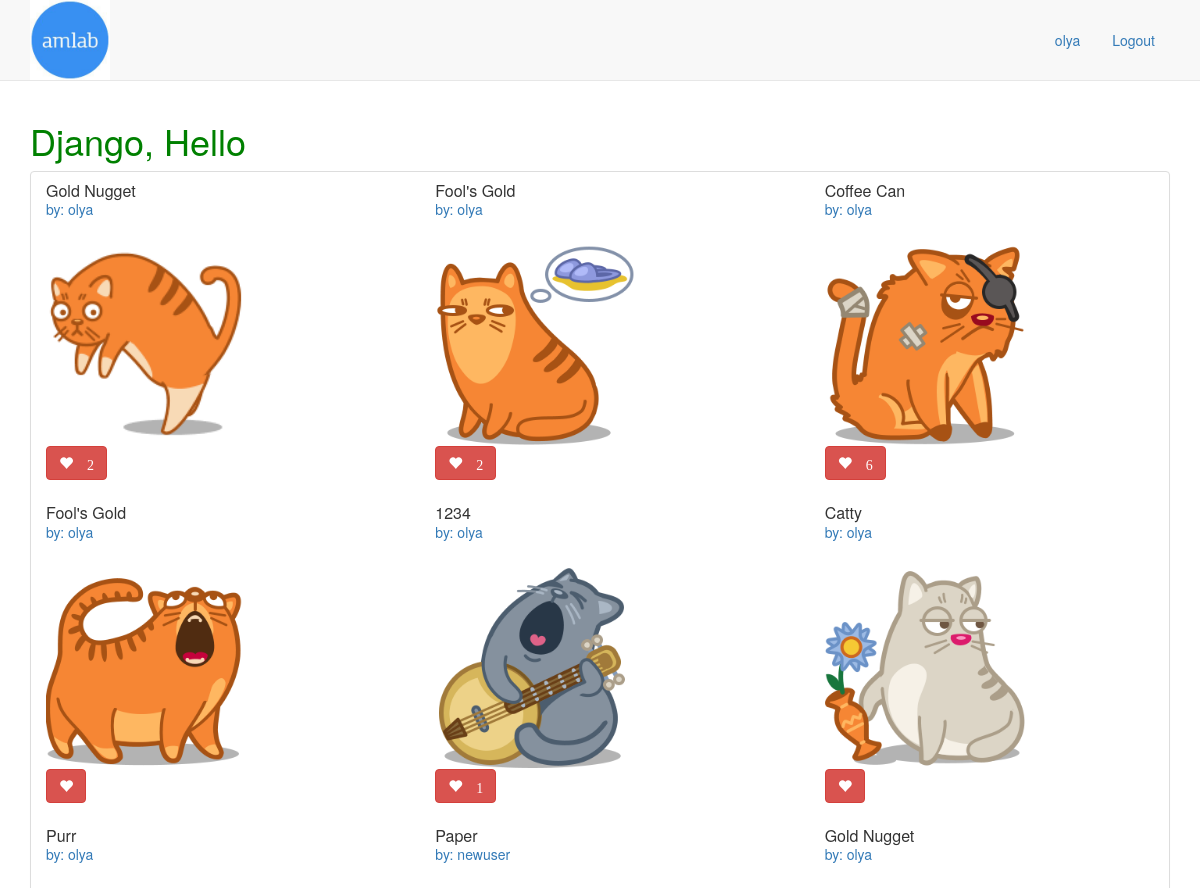
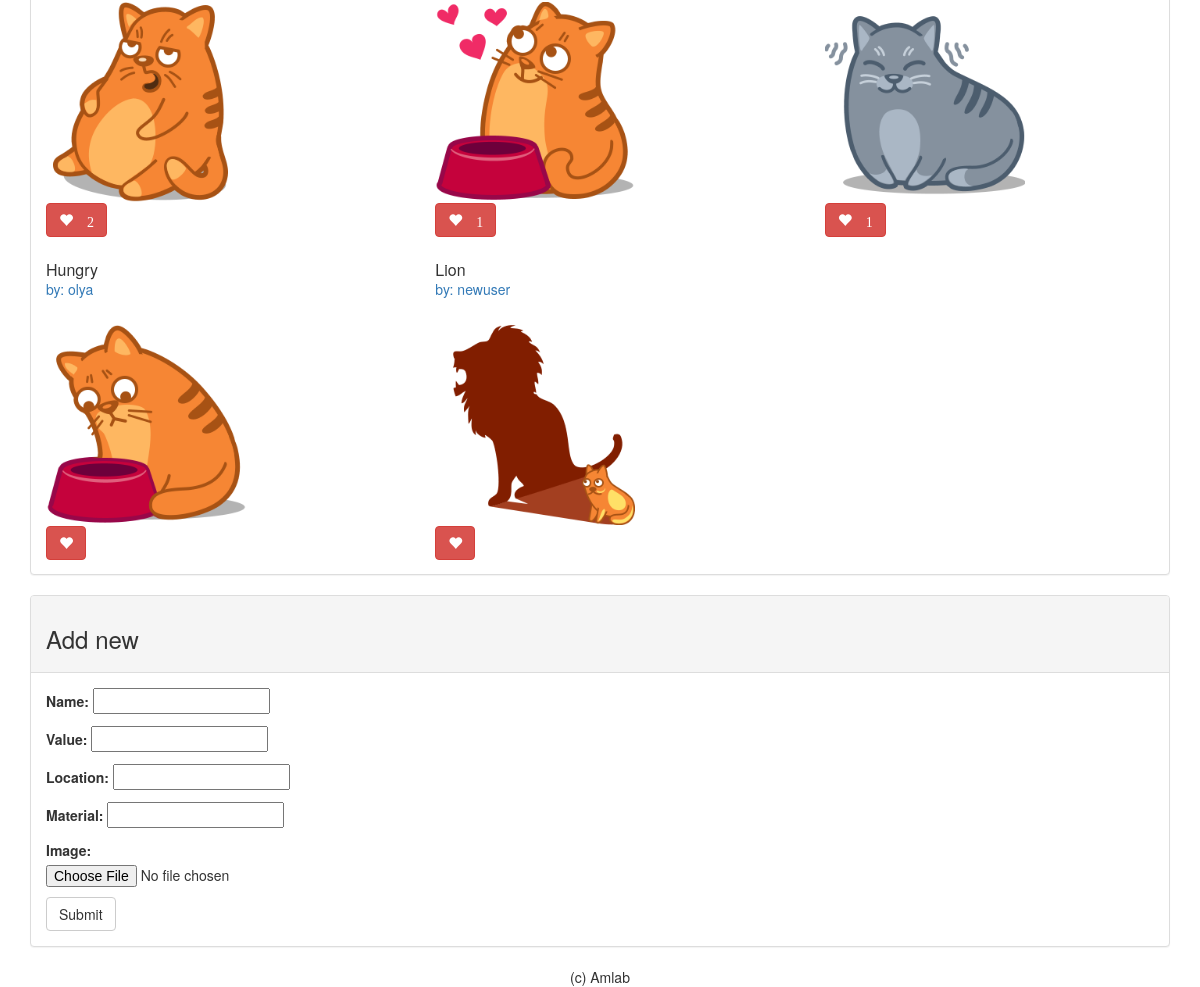
The app's page / (signed in) with its own data (2 pictures, top to bottom).
### main_app/models.py (models this page shows, shortened)
class Treasure(models.Model):
    user = models.ForeignKey(User)
    name = models.CharField(max_length=100)
    value = models.DecimalField(max_digits=10, decimal_places=2)
    material = models.CharField(max_length=100)
    location = models.CharField(max_length=100)
    image = models.ImageField(upload_to='treasure_images', default='treasure_images/default.png')
    likes = models.IntegerField(default=0)

### main_app/views.py (the view)
# urls.py: url(r'^$', views.index),
def index(request):
    treasures = Treasure.objects.all()
    form = TreasureForm()
    return render(request, 'index.html', {'treasures': treasures, 'form': form})

### main_app/forms.py
class TreasureForm(forms.ModelForm):
    class Meta:
        model = Treasure
        fields = ['name', 'value', 'location', 'material', 'image']

### main_app/templates/index.html (shortened to what this page needs)
{% extends 'base.html' %}
{% block content %}
    <h1>Django, Hello</h1>
    <div class="treasure panel panel-default">
        <div class="row">
            {% for t in treasures %}
                <div class="col-md-4">
                    <div class="panel-heading">
                        <h2 class="panel-title"><a href="/{{ t.id}}">{{ t.name }}</a></h2>
                        <a class="panel-username"
                         href="/user/{{t.user.username}}/">
                         by: {{ t.user.username }}
                         </a>
                     </div>
                    <div class="panel-body">
                        <a href="/{{ t.id}}"><img src="{{ t.image.url }}" height="200" /></a><br/>
                        <button id ="likes" data-id="{{t.id}}"
                         class="btn btn-mini btn-danger glyphicon glyphicon-heart" type="button">
                            {% if t.likes > 0 %} {{ t.likes }} {% endif %}
                         </button>
                    </div>
                </div>
                {% if forloop.counter|divisibleby:3 %}
                    </div><div class="row">
                {% endif %}
            {% endfor %}
        </div>
    </div>
    <div class="panel panel-default">
        <div class="panel-heading">
            <h3>Add new</h3>
        </div>
        <div class="panel-body">
            <form enctype="multipart/form-data" action="post_url/" method="post">
                {{ form.as_p }}
                <input type="submit" value="Submit" class="btn btn-default" />
            </form>
        </div>
    </div>
{% endblock %}

### main_app/templates/base.html (shortened to what this page needs)
{% load staticfiles %}
<!DOCTYPE html>
<html lang="en">
<head>
    <link rel="stylesheet" href="https://maxcdn.bootstrapcdn.com/bootstrap/3.3.7/css/bootstrap.min.css">
    <link rel="stylesheet" type="text/css" href="{% static 'style.css' %}" />
</head>
<body>
    <nav class="navbar navbar-default navbar-static-top text-center">
        <div class="container">
            <div class="navbar-header">
                <a href="/">
                    <img src="{% static 'images/logo.png' %}" width="80">
                </a>
            </div>
            <ul class="nav nav-pills pull-right">
                {% if user.is_authenticated %}
                    <li><a href="{% url 'profile' user.username %}">{{ user.username }}</a></li>
                    <li><a href="{% url 'logout' %}">Logout</a></li>
                {% else %}
                    <li><a href="{% url 'login' %}">Login</a></li>
                    <li><a href="{% url 'registration' %}">Registration</a></li>
                {% endif %}
            </ul>
        </div>
    </nav>
    <main class="container" role="main">
        {% block content %}
        {% endblock %}
    </main>
    <footer class="text-center">(c) Amlab</footer>
</body>
</html>

### main_app/static/style.css (style rules this page uses)
h1 { color: green; }
.navbar .nav { margin: 20px 0 0; }

### records on screen
Treasure: name "Gold Nugget", user.username "olya", image (picture), likes "2"
Treasure: name "Fool's Gold", user.username "olya", image (picture), likes "2"
Treasure: name "Coffee Can", user.username "olya", image (picture), likes "6"
Treasure: name "Fool's Gold", user.username "olya", image (picture)
Treasure: name "1234", user.username "olya", image (picture), likes "1"
Treasure: name "Catty", user.username "olya", image (picture)
Treasure: name "Purr", user.username "olya", image (picture), likes "2"
Treasure: name "Paper", user.username "newuser", image (picture), likes "1"
Treasure: name "Gold Nugget", user.username "olya", image (picture), likes "1"
Treasure: name "Hungry", user.username "olya", image (picture)
Treasure: name "Lion", user.username "newuser", image (picture)

### other values on screen
{{ user.username }} "olya"
